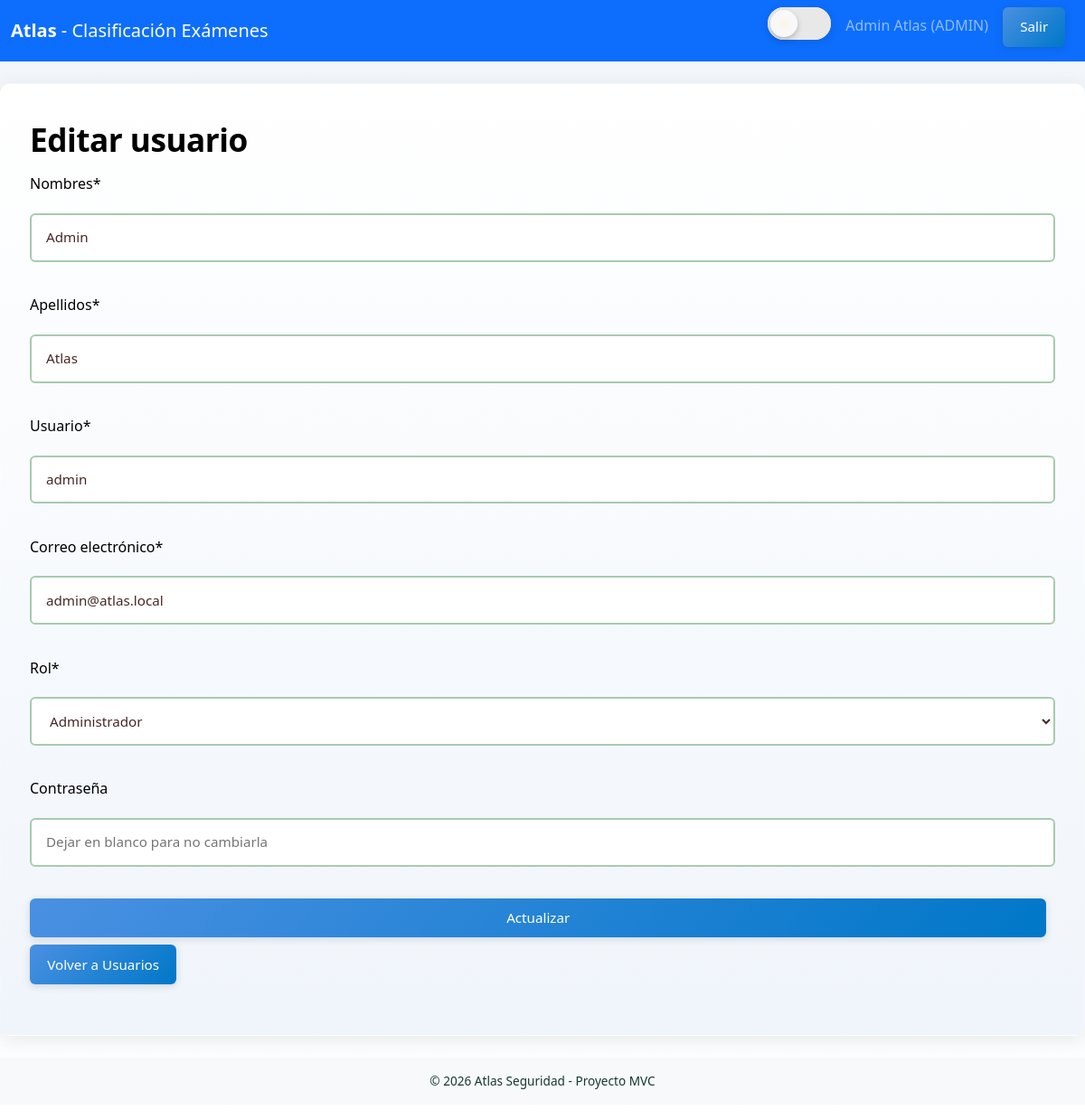
/index.php?c=dashboard&a=editUser&id=1 (signed in), run on the app's committed database.
### tables this page shows
CREATE TABLE IF NOT EXISTS users (
  id INT AUTO_INCREMENT PRIMARY KEY,
  role_id INT NOT NULL,
  username VARCHAR(80) NOT NULL UNIQUE,
  password VARCHAR(255) NOT NULL,
  fullname VARCHAR(120) NOT NULL,
  email VARCHAR(120) DEFAULT NULL,
  created_at TIMESTAMP DEFAULT CURRENT_TIMESTAMP,
  FOREIGN KEY (role_id) REFERENCES roles(id) ON DELETE RESTRICT ON UPDATE CASCADE
);

### controllers/DashboardController.php (called while the page is built, shortened)
<?php
class DashboardController
{
    private function getRoleOptions()
    {
        return [
            1 => 'Administrador',
            2 => 'Supervisor',
            4 => 'Coordinador de área',
            3 => 'Trabajador',
        ];
    }
    public function editUser()
    {
        $id = intval($_GET['id'] ?? 0);
        $userModel = new UserModel();
        $user = $userModel->findById($id);
        $roleOptions = $this->getRoleOptions();
        include __DIR__ . '/../views/dashboard/edit_user.php';
    }
}

### index.php (called while the page is built, shortened)
<?php
require_once __DIR__ . '/config/Database.php';
require_once __DIR__ . '/models/BaseModel.php';
require_once __DIR__ . '/models/UserModel.php';
require_once __DIR__ . '/controllers/DashboardController.php';
$controller = $_GET['c'] ?? 'auth';
$action = $_GET['a'] ?? 'login';
switch ($controller) {
    case 'dashboard':
        $ctrl = new DashboardController();
        break;
}
$ctrl->{$action}();

### config/Database.php (called while the page is built)
<?php
class Database
{
    private static $instance = null;
    private $pdo;
    private function __construct()
    {
        $host = '127.0.0.1';
        $db   = 'atlas';
        $user = 'root';
        $pass = '';
        $charset = 'utf8mb4';
        $dsn = "mysql:host=$host;dbname=$db;charset=$charset";
        $options = [
            PDO::ATTR_ERRMODE => PDO::ERRMODE_EXCEPTION,
            PDO::ATTR_DEFAULT_FETCH_MODE => PDO::FETCH_ASSOC,
            PDO::ATTR_EMULATE_PREPARES => false,
        ];
        $this->pdo = new PDO($dsn, $user, $pass, $options);
    }
    public static function getInstance()
    {
        if (self::$instance === null) {
            self::$instance = new self();
        }
        return self::$instance;
    }
    public function getConnection()
    {
        return $this->pdo;
    }
}

### models/BaseModel.php (called while the page is built, shortened)
<?php
abstract class BaseModel
{
    public function __construct()
    {
        $this->db = Database::getInstance()->getConnection();
    }
}

### models/UserModel.php (called while the page is built, shortened)
<?php
class UserModel extends BaseModel
{
    public function findById(int $id)
    {
        $stmt = $this->db->prepare('SELECT u.*, r.name as role_name FROM users u JOIN roles r ON u.role_id = r.id WHERE u.id = ?');
        $stmt->execute([$id]);
        return $stmt->fetch();
    }
}

### views/dashboard/edit_user.php (the view, shortened to what this page needs)
<?php include __DIR__ . '/../layouts/header.php'; ?>
<h1>Editar usuario</h1>
<?php
$fullnameParts = explode(' ', $user['fullname'] ?? '', 2);
$nombres = $fullnameParts[0] ?? '';
$apellidos = $fullnameParts[1] ?? '';
?>
<form method="post" action="index.php?c=dashboard&a=editUser&id=<?= htmlspecialchars($user['id']) ?>" class="form-grid">
    <label>Nombres<span>*</span></label>
    <input type="text" name="nombres" value="<?= htmlspecialchars($nombres) ?>" required>
    <label>Apellidos<span>*</span></label>
    <input type="text" name="apellidos" value="<?= htmlspecialchars($apellidos) ?>" required>
    <label>Usuario<span>*</span></label>
    <input type="text" name="username" value="<?= htmlspecialchars($user['username'] ?? '') ?>" required>
    <label>Correo electrónico<span>*</span></label>
    <input type="email" name="email" value="<?= htmlspecialchars($user['email'] ?? '') ?>" required>
    <label>Rol<span>*</span></label>
    <select name="role_id" required>
        <?php foreach ($roleOptions as $rid => $roleLabel): ?>
            <option value="<?= $rid ?>" <?= (isset($user['role_id']) && $user['role_id'] == $rid) ? 'selected' : '' ?>><?= htmlspecialchars($roleLabel) ?></option>
        <?php endforeach; ?>
    </select>
    <label>Contraseña</label>
    <input type="password" name="password" placeholder="Dejar en blanco para no cambiarla">
    <button type="submit" class="btn">Actualizar</button>
</form>
<p><a class="btn" href="index.php?c=dashboard&a=users">Volver a Usuarios</a></p>
<?php include __DIR__ . '/../layouts/footer.php'; ?>

### public/css/style.css (style rules this page uses)
:root { --bg-start: #F4F7FA; --bg-end: #E9EDF4; --text: #000000; --text-high: #000000; --text-muted: #000000; --topbar-bg: linear-gradient(135deg, #4973A8, #24618F); --topbar-color: #FFFFFF; --btn-bg: linear-gradient(135deg, #4A90E2, #0077C8); --btn-color: #FFFFFF; --btn-hover-opacity: .96; --card-bg: linear-gradient(180deg, #FFFFFF, #F0F5FB); --card-border: #B1C6DD; --table-head-bg: #3A6A9A; --table-head-color: #FFFFFF; }
body { margin: 0; font-family: 'Segoe UI', Tahoma, Geneva, Verdana, sans-serif; background: linear-gradient(180deg, var(--bg-start) 0%, var(--bg-end) 55%, #fff 100%); color: #000000; transition: background .4s ease, color .4s ease; }
body h1 { font-size: 2.2rem; font-weight: 600; margin: 0.5rem 0 1rem 0; letter-spacing: -0.5px; }
body p { line-height: 1.6; }
body p, body h1, body h2, body h3, body h4, body h5, body h6, body label, body a { color: #000000; }
input, select { width: 100%; padding: 0.85rem 1rem; margin: .3rem 0 1.2rem; border: 2px solid #A7CBB0; border-radius: 6px; background: #fff; color: #472825; font-weight: 500; font-size: 0.95rem; transition: border-color 0.3s ease, box-shadow 0.3s ease; }
button, .btn { background: var(--btn-bg); color: var(--btn-color); border: 0; padding: 0.65rem 1.2rem; border-radius: 6px; cursor: pointer; text-decoration: none; display: inline-block; box-shadow: 0 2px 8px rgba(5,31,32,.15); transition: all 0.3s ease; font-weight: 500; font-size: 0.95rem; }
.btn { margin-right: .6rem; margin-bottom: 0.5rem; }
.form-grid { display: grid; gap: 1rem; }

### data on the page
users: nombres "Admin", apellidos "Atlas", username "admin", email "admin@atlas.local", role_id "Administrador"

### other printed values
$_SESSION['user']['fullname'] "Admin Atlas"
$_SESSION['user']['role'] "ADMIN"
